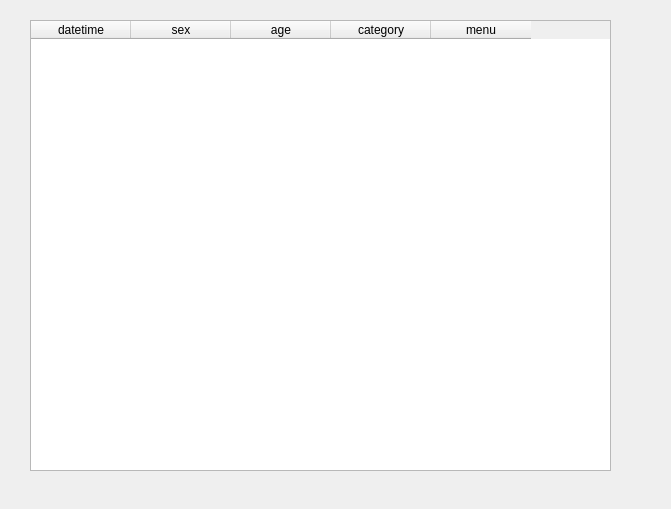
<?xml version="1.0" encoding="UTF-8"?>
<ui version="4.0">
 <class>Form</class>
 <widget class="QWidget" name="Form">
  <property name="geometry">
   <rect>
    <x>0</x>
    <y>0</y>
    <width>671</width>
    <height>509</height>
   </rect>
  </property>
  <property name="windowTitle">
   <string>Form</string>
  </property>
  <widget class="QWidget" name="gridLayoutWidget">
   <property name="geometry">
    <rect>
     <x>30</x>
     <y>20</y>
     <width>581</width>
     <height>451</height>
    </rect>
   </property>
   <layout class="QGridLayout" name="gridLayout">
    <item row="0" column="0">
     <widget class="QTableWidget" name="tableWidget">
      <column>
       <property name="text">
        <string>datetime</string>
       </property>
      </column>
      <column>
       <property name="text">
        <string>sex</string>
       </property>
      </column>
      <column>
       <property name="text">
        <string>age</string>
       </property>
      </column>
      <column>
       <property name="text">
        <string>category</string>
       </property>
      </column>
      <column>
       <property name="text">
        <string>menu</string>
       </property>
      </column>
     </widget>
    </item>
   </layout>
  </widget>
 </widget>
 <resources/>
 <connections/>
</ui>
